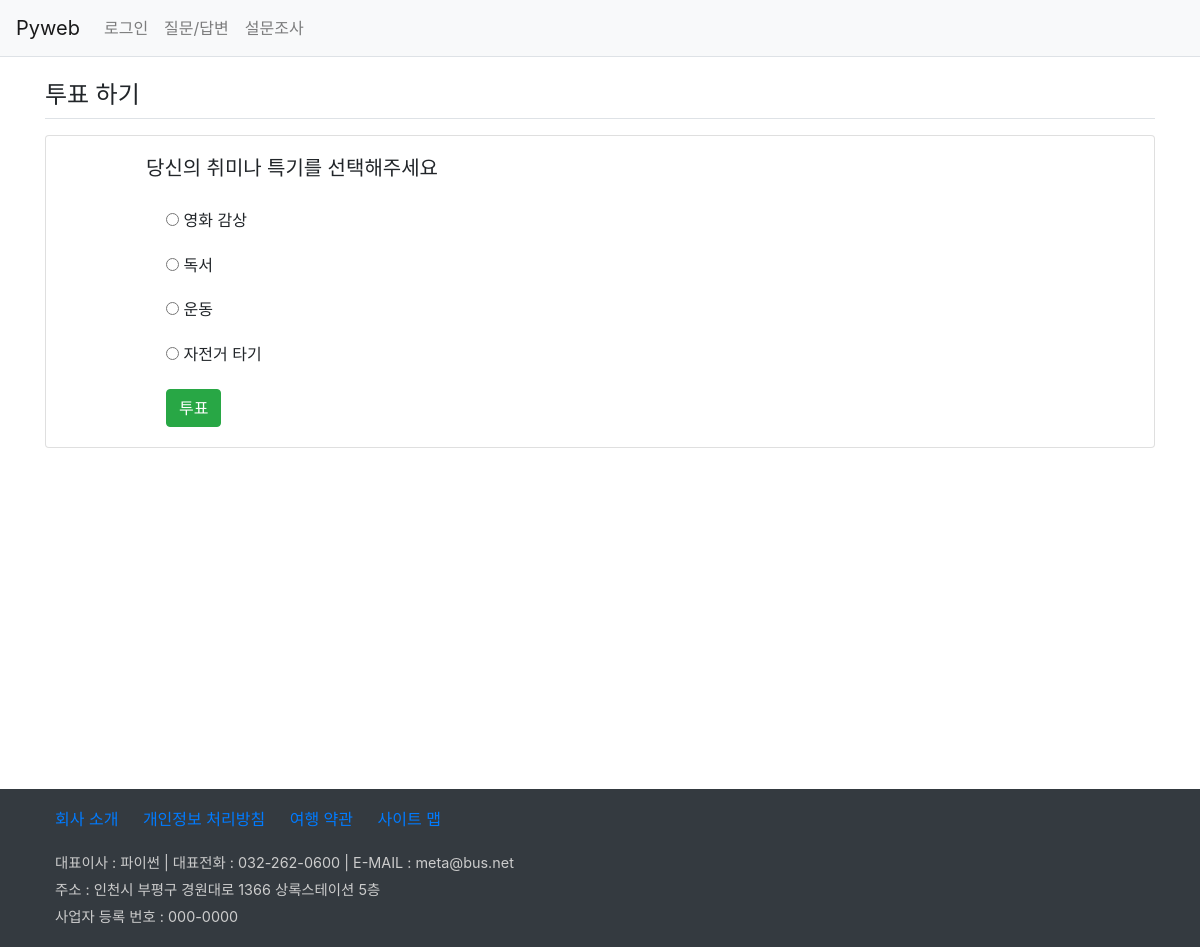
The app's page /polls/2/ with its own data.
### polls/models.py (models this page shows, shortened)
class Question(models.Model):
    question_text = models.CharField(max_length=100)
    pub_date = models.DateTimeField()

class Choice(models.Model):
    question = models.ForeignKey(Question, on_delete=models.CASCADE)
    choice_text = models.CharField(max_length=100)
    votes = models.IntegerField(default=0)

### polls/views.py (the view)
# urls.py: path('<int:pk>/', views.detail, name='detail'),
def detail(request, pk):
    question = Question.objects.get(id=pk)
    context = {'question':question}
    return render(request, 'polls/poll_detail.html', context)

### templates/polls/poll_detail.html (shortened to what this page needs)
{% extends 'base.html' %}
{% block content %}
<div class="container my-3">
    <section>
        <h4 class="border-bottom py-2">투표 하기</h4>
        <div class="card my-3">
            <h5 style="margin:20px 100px 10px;">{{ question.question_text }}</h5>
            <form action="{% url 'poll:vote' question.id %}" method="post"
                  style="width:500px; margin:20px 120px;">
                {% for choice in question.choice_set.all %}
                <p style="line-height:1.3rem">
                    <input type="radio" name="choice" id="choice" value="{{ choice.id }}">
                    <label for="choice">{{ choice.choice_text }}</label>
                </p>
                {% endfor %}
                <button type="submit" class="btn btn-success">투표</button>
            </form>
        </div>
    </section>
</div>
{% endblock %}

### static/board/css/style.css (style rules this page uses)
section { height: 700px; }

### records on screen
Question: question_text "당신의 취미나 특기를 선택해주세요"
Choice: choice_text "영화 감상"
Choice: choice_text "독서"
Choice: choice_text "운동"
Choice: choice_text "자전거 타기"
